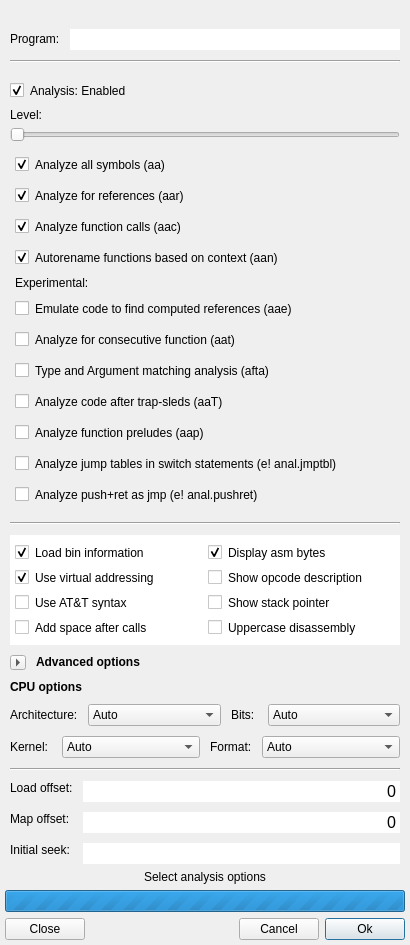
<?xml version="1.0" encoding="UTF-8"?>
<ui version="4.0">
 <class>OptionsDialog</class>
 <widget class="QDialog" name="OptionsDialog">
  <property name="geometry">
   <rect>
    <x>0</x>
    <y>0</y>
    <width>576</width>
    <height>1167</height>
   </rect>
  </property>
  <property name="sizePolicy">
   <sizepolicy hsizetype="Minimum" vsizetype="Preferred">
    <horstretch>0</horstretch>
    <verstretch>0</verstretch>
   </sizepolicy>
  </property>
  <property name="minimumSize">
   <size>
    <width>400</width>
    <height>0</height>
   </size>
  </property>
  <property name="windowTitle">
   <string>Load Options</string>
  </property>
  <property name="windowIcon">
   <iconset resource="resources.qrc">
    <normaloff>:/new/prefix1/img/logo-small.png</normaloff>:/new/prefix1/img/logo-small.png</iconset>
  </property>
  <property name="autoFillBackground">
   <bool>false</bool>
  </property>
  <property name="styleSheet">
   <string notr="true">QCheckBox {
    margin-top: 5px;
    margin-bottom: 5px;
}</string>
  </property>
  <layout class="QVBoxLayout" name="verticalLayout_5">
   <property name="sizeConstraint">
    <enum>QLayout::SetFixedSize</enum>
   </property>
   <property name="leftMargin">
    <number>5</number>
   </property>
   <property name="topMargin">
    <number>5</number>
   </property>
   <property name="rightMargin">
    <number>5</number>
   </property>
   <property name="bottomMargin">
    <number>5</number>
   </property>
   <item>
    <layout class="QGridLayout" name="gridLayout_2">
     <property name="spacing">
      <number>5</number>
     </property>
     <item row="0" column="1">
      <layout class="QVBoxLayout" name="verticalLayout_3">
       <property name="spacing">
        <number>0</number>
       </property>
       <property name="topMargin">
        <number>0</number>
       </property>
       <property name="bottomMargin">
        <number>0</number>
       </property>
       <item>
        <widget class="QLabel" name="logo">
         <property name="sizePolicy">
          <sizepolicy hsizetype="Fixed" vsizetype="Preferred">
           <horstretch>0</horstretch>
           <verstretch>0</verstretch>
          </sizepolicy>
         </property>
         <property name="minimumSize">
          <size>
           <width>400</width>
           <height>0</height>
          </size>
         </property>
         <property name="maximumSize">
          <size>
           <width>400</width>
           <height>16777215</height>
          </size>
         </property>
         <property name="text">
          <string/>
         </property>
         <property name="pixmap">
          <pixmap resource="resources.qrc">:/new/prefix1/img/logo-small.png</pixmap>
         </property>
         <property name="alignment">
          <set>Qt::AlignCenter</set>
         </property>
        </widget>
       </item>
       <item>
        <widget class="QFrame" name="frame">
         <property name="sizePolicy">
          <sizepolicy hsizetype="Preferred" vsizetype="Fixed">
           <horstretch>0</horstretch>
           <verstretch>0</verstretch>
          </sizepolicy>
         </property>
         <property name="frameShape">
          <enum>QFrame::NoFrame</enum>
         </property>
         <property name="frameShadow">
          <enum>QFrame::Plain</enum>
         </property>
         <layout class="QVBoxLayout" name="verticalLayout">
          <property name="spacing">
           <number>10</number>
          </property>
          <property name="sizeConstraint">
           <enum>QLayout::SetDefaultConstraint</enum>
          </property>
          <property name="leftMargin">
           <number>5</number>
          </property>
          <property name="topMargin">
           <number>5</number>
          </property>
          <property name="rightMargin">
           <number>5</number>
          </property>
          <property name="bottomMargin">
           <number>0</number>
          </property>
          <item>
           <layout class="QHBoxLayout" name="horizontalLayout">
            <property name="topMargin">
             <number>5</number>
            </property>
            <item>
             <widget class="QLabel" name="programLabel">
              <property name="sizePolicy">
               <sizepolicy hsizetype="Preferred" vsizetype="Fixed">
                <horstretch>0</horstretch>
                <verstretch>0</verstretch>
               </sizepolicy>
              </property>
              <property name="text">
               <string>Program:</string>
              </property>
             </widget>
            </item>
            <item>
             <widget class="QLineEdit" name="programLineEdit">
              <property name="font">
               <font>
                <pointsize>12</pointsize>
               </font>
              </property>
              <property name="text">
               <string notr="true"/>
              </property>
              <property name="frame">
               <bool>false</bool>
              </property>
              <property name="readOnly">
               <bool>true</bool>
              </property>
              <property name="clearButtonEnabled">
               <bool>false</bool>
              </property>
             </widget>
            </item>
           </layout>
          </item>
          <item>
           <widget class="Line" name="line_3">
            <property name="orientation">
             <enum>Qt::Horizontal</enum>
            </property>
           </widget>
          </item>
          <item>
           <layout class="QVBoxLayout" name="verticalLayout_6">
            <property name="spacing">
             <number>5</number>
            </property>
            <item>
             <layout class="QVBoxLayout" name="verticalLayout_4">
              <property name="spacing">
               <number>5</number>
              </property>
              <property name="sizeConstraint">
               <enum>QLayout::SetDefaultConstraint</enum>
              </property>
              <item>
               <widget class="Line" name="line">
                <property name="orientation">
                 <enum>Qt::Vertical</enum>
                </property>
               </widget>
              </item>
              <item>
               <widget class="QCheckBox" name="analCheckBox">
                <property name="sizePolicy">
                 <sizepolicy hsizetype="Expanding" vsizetype="Fixed">
                  <horstretch>0</horstretch>
                  <verstretch>0</verstretch>
                 </sizepolicy>
                </property>
                <property name="layoutDirection">
                 <enum>Qt::LeftToRight</enum>
                </property>
                <property name="styleSheet">
                 <string notr="true"/>
                </property>
                <property name="text">
                 <string>Analysis: Enabled</string>
                </property>
                <property name="checked">
                 <bool>true</bool>
                </property>
               </widget>
              </item>
              <item>
               <widget class="QLabel" name="analDescription">
                <property name="sizePolicy">
                 <sizepolicy hsizetype="Expanding" vsizetype="Fixed">
                  <horstretch>0</horstretch>
                  <verstretch>0</verstretch>
                 </sizepolicy>
                </property>
                <property name="text">
                 <string>Level: </string>
                </property>
               </widget>
              </item>
             </layout>
            </item>
            <item>
             <widget class="QSlider" name="analSlider">
              <property name="sizePolicy">
               <sizepolicy hsizetype="MinimumExpanding" vsizetype="Fixed">
                <horstretch>0</horstretch>
                <verstretch>0</verstretch>
               </sizepolicy>
              </property>
              <property name="minimum">
               <number>0</number>
              </property>
              <property name="maximum">
               <number>3</number>
              </property>
              <property name="pageStep">
               <number>1</number>
              </property>
              <property name="value">
               <number>0</number>
              </property>
              <property name="orientation">
               <enum>Qt::Horizontal</enum>
              </property>
              <property name="invertedAppearance">
               <bool>false</bool>
              </property>
              <property name="tickPosition">
               <enum>QSlider::NoTicks</enum>
              </property>
             </widget>
            </item>
            <item>
             <widget class="QFrame" name="analoptionsFrame">
              <property name="enabled">
               <bool>true</bool>
              </property>
              <property name="sizePolicy">
               <sizepolicy hsizetype="MinimumExpanding" vsizetype="Fixed">
                <horstretch>0</horstretch>
                <verstretch>0</verstretch>
               </sizepolicy>
              </property>
              <layout class="QVBoxLayout" name="verticalLayout_7">
               <property name="spacing">
                <number>6</number>
               </property>
               <property name="leftMargin">
                <number>5</number>
               </property>
               <property name="topMargin">
                <number>5</number>
               </property>
               <property name="rightMargin">
                <number>5</number>
               </property>
               <property name="bottomMargin">
                <number>5</number>
               </property>
               <item>
                <widget class="QCheckBox" name="aa_symbols">
                 <property name="text">
                  <string>Analyze all symbols (aa)</string>
                 </property>
                 <property name="checked">
                  <bool>true</bool>
                 </property>
                </widget>
               </item>
               <item>
                <widget class="QCheckBox" name="aar_references">
                 <property name="text">
                  <string>Analyze for references (aar)</string>
                 </property>
                 <property name="checked">
                  <bool>true</bool>
                 </property>
                </widget>
               </item>
               <item>
                <widget class="QCheckBox" name="aac_calls">
                 <property name="text">
                  <string>Analyze function calls (aac)</string>
                 </property>
                 <property name="checked">
                  <bool>true</bool>
                 </property>
                </widget>
               </item>
               <item>
                <widget class="QCheckBox" name="aan_rename">
                 <property name="text">
                  <string>Autorename functions based on context (aan)</string>
                 </property>
                 <property name="checked">
                  <bool>true</bool>
                 </property>
                </widget>
               </item>
               <item>
                <widget class="QLabel" name="label">
                 <property name="text">
                  <string>Experimental:</string>
                 </property>
                </widget>
               </item>
               <item>
                <widget class="QCheckBox" name="aae_emulate">
                 <property name="text">
                  <string>Emulate code to find computed references (aae)</string>
                 </property>
                </widget>
               </item>
               <item>
                <widget class="QCheckBox" name="aat_consecutive">
                 <property name="text">
                  <string>Analyze for consecutive function (aat)</string>
                 </property>
                </widget>
               </item>
               <item>
                <widget class="QCheckBox" name="afta_typeargument">
                 <property name="text">
                  <string>Type and Argument matching analysis (afta)</string>
                 </property>
                </widget>
               </item>
               <item>
                <widget class="QCheckBox" name="aaT_aftertrap">
                 <property name="text">
                  <string>Analyze code after trap-sleds (aaT)</string>
                 </property>
                </widget>
               </item>
               <item>
                <widget class="QCheckBox" name="aap_preludes">
                 <property name="text">
                  <string>Analyze function preludes (aap)</string>
                 </property>
                </widget>
               </item>
               <item>
                <widget class="QCheckBox" name="jmptbl">
                 <property name="text">
                  <string>Analyze jump tables in switch statements (e! anal.jmptbl)</string>
                 </property>
                </widget>
               </item>
               <item>
                <widget class="QCheckBox" name="pushret">
                 <property name="text">
                  <string>Analyze push+ret as jmp (e! anal.pushret)</string>
                 </property>
                </widget>
               </item>
              </layout>
             </widget>
            </item>
           </layout>
          </item>
          <item>
           <widget class="Line" name="line_4">
            <property name="orientation">
             <enum>Qt::Horizontal</enum>
            </property>
           </widget>
          </item>
          <item>
           <layout class="QHBoxLayout" name="horizontalLayout_7">
            <property name="spacing">
             <number>0</number>
            </property>
            <item>
             <widget class="QFrame" name="frame_2">
              <property name="sizePolicy">
               <sizepolicy hsizetype="MinimumExpanding" vsizetype="Fixed">
                <horstretch>0</horstretch>
                <verstretch>0</verstretch>
               </sizepolicy>
              </property>
              <property name="layoutDirection">
               <enum>Qt::LeftToRight</enum>
              </property>
              <property name="styleSheet">
               <string notr="true">background-color: rgb(255, 255, 255);
color: rgb(0, 0, 0);</string>
              </property>
              <property name="frameShape">
               <enum>QFrame::NoFrame</enum>
              </property>
              <property name="frameShadow">
               <enum>QFrame::Plain</enum>
              </property>
              <layout class="QVBoxLayout" name="verticalLayout_2">
               <property name="leftMargin">
                <number>5</number>
               </property>
               <property name="topMargin">
                <number>5</number>
               </property>
               <property name="rightMargin">
                <number>5</number>
               </property>
               <property name="bottomMargin">
                <number>5</number>
               </property>
               <item>
                <layout class="QHBoxLayout" name="horizontalLayout_5">
                 <property name="sizeConstraint">
                  <enum>QLayout::SetMinimumSize</enum>
                 </property>
                 <item>
                  <layout class="QFormLayout" name="formLayout">
                   <property name="sizeConstraint">
                    <enum>QLayout::SetMinimumSize</enum>
                   </property>
                   <property name="fieldGrowthPolicy">
                    <enum>QFormLayout::FieldsStayAtSizeHint</enum>
                   </property>
                   <property name="labelAlignment">
                    <set>Qt::AlignLeading|Qt::AlignLeft|Qt::AlignTop</set>
                   </property>
                   <property name="formAlignment">
                    <set>Qt::AlignLeading|Qt::AlignLeft|Qt::AlignTop</set>
                   </property>
                   <property name="verticalSpacing">
                    <number>0</number>
                   </property>
                   <item row="13" column="0">
                    <widget class="QCheckBox" name="attCheckBox">
                     <property name="toolTip">
                      <string notr="true"/>
                     </property>
                     <property name="accessibleDescription">
                      <string notr="true"/>
                     </property>
                     <property name="text">
                      <string notr="true">Use AT&amp;&amp;T syntax</string>
                     </property>
                    </widget>
                   </item>
                   <item row="12" column="0">
                    <widget class="QCheckBox" name="vaCheckBox">
                     <property name="styleSheet">
                      <string notr="true"/>
                     </property>
                     <property name="text">
                      <string>Use virtual addressing</string>
                     </property>
                     <property name="checked">
                      <bool>true</bool>
                     </property>
                    </widget>
                   </item>
                   <item row="11" column="0">
                    <widget class="QCheckBox" name="binCheckBox">
                     <property name="text">
                      <string>Load bin information</string>
                     </property>
                     <property name="checked">
                      <bool>true</bool>
                     </property>
                    </widget>
                   </item>
                   <item row="14" column="0">
                    <widget class="QCheckBox" name="spacyCheckBox">
                     <property name="text">
                      <string>Add space after calls</string>
                     </property>
                    </widget>
                   </item>
                  </layout>
                 </item>
                 <item>
                  <layout class="QFormLayout" name="formLayout_3">
                   <property name="sizeConstraint">
                    <enum>QLayout::SetMinimumSize</enum>
                   </property>
                   <property name="labelAlignment">
                    <set>Qt::AlignLeading|Qt::AlignLeft|Qt::AlignTop</set>
                   </property>
                   <property name="formAlignment">
                    <set>Qt::AlignLeading|Qt::AlignLeft|Qt::AlignTop</set>
                   </property>
                   <property name="verticalSpacing">
                    <number>0</number>
                   </property>
                   <property name="leftMargin">
                    <number>0</number>
                   </property>
                   <item row="0" column="0">
                    <widget class="QCheckBox" name="bytesCheckBox">
                     <property name="text">
                      <string>Display asm bytes</string>
                     </property>
                     <property name="checked">
                      <bool>true</bool>
                     </property>
                    </widget>
                   </item>
                   <item row="1" column="0">
                    <widget class="QCheckBox" name="descriptionCheckBox">
                     <property name="text">
                      <string>Show opcode description</string>
                     </property>
                    </widget>
                   </item>
                   <item row="2" column="0">
                    <widget class="QCheckBox" name="stackCheckBox">
                     <property name="text">
                      <string>Show stack pointer</string>
                     </property>
                    </widget>
                   </item>
                   <item row="3" column="0">
                    <widget class="QCheckBox" name="ucaseCheckBox">
                     <property name="text">
                      <string>Uppercase disassembly</string>
                     </property>
                    </widget>
                   </item>
                  </layout>
                 </item>
                </layout>
               </item>
              </layout>
             </widget>
            </item>
           </layout>
          </item>
          <item>
           <layout class="QHBoxLayout" name="horizontalLayout_6">
            <property name="topMargin">
             <number>0</number>
            </property>
            <item>
             <widget class="QToolButton" name="AdvOptButton">
              <property name="text">
               <string>...</string>
              </property>
              <property name="iconSize">
               <size>
                <width>8</width>
                <height>8</height>
               </size>
              </property>
              <property name="checkable">
               <bool>true</bool>
              </property>
              <property name="arrowType">
               <enum>Qt::RightArrow</enum>
              </property>
             </widget>
            </item>
            <item>
             <widget class="QLabel" name="label_5">
              <property name="sizePolicy">
               <sizepolicy hsizetype="Preferred" vsizetype="Fixed">
                <horstretch>0</horstretch>
                <verstretch>0</verstretch>
               </sizepolicy>
              </property>
              <property name="font">
               <font>
                <weight>75</weight>
                <bold>true</bold>
               </font>
              </property>
              <property name="text">
               <string>Advanced options</string>
              </property>
             </widget>
            </item>
           </layout>
          </item>
          <item>
           <widget class="QFrame" name="hideFrame">
            <layout class="QVBoxLayout" name="hideLayout">
             <property name="spacing">
              <number>10</number>
             </property>
             <property name="leftMargin">
              <number>0</number>
             </property>
             <property name="topMargin">
              <number>0</number>
             </property>
             <property name="rightMargin">
              <number>0</number>
             </property>
             <property name="bottomMargin">
              <number>0</number>
             </property>
             <item>
              <widget class="QLabel" name="label_2">
               <property name="sizePolicy">
                <sizepolicy hsizetype="Preferred" vsizetype="Fixed">
                 <horstretch>0</horstretch>
                 <verstretch>0</verstretch>
                </sizepolicy>
               </property>
               <property name="font">
                <font>
                 <weight>75</weight>
                 <bold>true</bold>
                </font>
               </property>
               <property name="toolTip">
                <string notr="true"/>
               </property>
               <property name="accessibleDescription">
                <string notr="true"/>
               </property>
               <property name="text">
                <string>CPU options</string>
               </property>
              </widget>
             </item>
             <item>
              <layout class="QHBoxLayout" name="horizontalLayout_2">
               <item>
                <widget class="QLabel" name="processorLabel">
                 <property name="sizePolicy">
                  <sizepolicy hsizetype="Fixed" vsizetype="Fixed">
                   <horstretch>0</horstretch>
                   <verstretch>0</verstretch>
                  </sizepolicy>
                 </property>
                 <property name="text">
                  <string>Architecture:</string>
                 </property>
                </widget>
               </item>
               <item>
                <widget class="QComboBox" name="processorComboBox">
                 <property name="currentText">
                  <string notr="true">Auto</string>
                 </property>
                 <item>
                  <property name="text">
                   <string>Auto</string>
                  </property>
                 </item>
                </widget>
               </item>
               <item>
                <widget class="QLabel" name="bitLabel">
                 <property name="sizePolicy">
                  <sizepolicy hsizetype="Fixed" vsizetype="Fixed">
                   <horstretch>0</horstretch>
                   <verstretch>0</verstretch>
                  </sizepolicy>
                 </property>
                 <property name="text">
                  <string notr="true">Bits: </string>
                 </property>
                </widget>
               </item>
               <item>
                <widget class="QComboBox" name="bitsComboBox">
                 <item>
                  <property name="text">
                   <string>Auto</string>
                  </property>
                 </item>
                 <item>
                  <property name="text">
                   <string>8</string>
                  </property>
                 </item>
                 <item>
                  <property name="text">
                   <string>16</string>
                  </property>
                 </item>
                 <item>
                  <property name="text">
                   <string>32</string>
                  </property>
                 </item>
                 <item>
                  <property name="text">
                   <string>64</string>
                  </property>
                 </item>
                </widget>
               </item>
              </layout>
             </item>
             <item>
              <layout class="QHBoxLayout" name="horizontalLayout_3">
               <property name="topMargin">
                <number>0</number>
               </property>
               <item>
                <widget class="QLabel" name="kernelLabel">
                 <property name="sizePolicy">
                  <sizepolicy hsizetype="Fixed" vsizetype="Fixed">
                   <horstretch>0</horstretch>
                   <verstretch>0</verstretch>
                  </sizepolicy>
                 </property>
                 <property name="text">
                  <string>Kernel: </string>
                 </property>
                </widget>
               </item>
               <item>
                <widget class="QComboBox" name="kernelComboBox">
                 <property name="editable">
                  <bool>false</bool>
                 </property>
                 <property name="currentText">
                  <string notr="true">Auto</string>
                 </property>
                 <item>
                  <property name="text">
                   <string>Auto</string>
                  </property>
                 </item>
                 <item>
                  <property name="text">
                   <string>Linux</string>
                  </property>
                 </item>
                 <item>
                  <property name="text">
                   <string>BSD</string>
                  </property>
                 </item>
                 <item>
                  <property name="text">
                   <string>OS X</string>
                  </property>
                 </item>
                 <item>
                  <property name="text">
                   <string>Windows</string>
                  </property>
                 </item>
                </widget>
               </item>
               <item>
                <widget class="QLabel" name="formatLabel">
                 <property name="sizePolicy">
                  <sizepolicy hsizetype="Fixed" vsizetype="Fixed">
                   <horstretch>0</horstretch>
                   <verstretch>0</verstretch>
                  </sizepolicy>
                 </property>
                 <property name="text">
                  <string>Format:</string>
                 </property>
                </widget>
               </item>
               <item>
                <widget class="QComboBox" name="formatComboBox">
                 <property name="currentText">
                  <string notr="true">Auto</string>
                 </property>
                 <item>
                  <property name="text">
                   <string>Auto</string>
                  </property>
                 </item>
                </widget>
               </item>
              </layout>
             </item>
             <item>
              <widget class="Line" name="line_2">
               <property name="orientation">
                <enum>Qt::Horizontal</enum>
               </property>
              </widget>
             </item>
             <item>
              <layout class="QFormLayout" name="formLayout_2">
               <property name="sizeConstraint">
                <enum>QLayout::SetDefaultConstraint</enum>
               </property>
               <property name="fieldGrowthPolicy">
                <enum>QFormLayout::ExpandingFieldsGrow</enum>
               </property>
               <property name="labelAlignment">
                <set>Qt::AlignLeading|Qt::AlignLeft|Qt::AlignTop</set>
               </property>
               <property name="formAlignment">
                <set>Qt::AlignLeading|Qt::AlignLeft|Qt::AlignTop</set>
               </property>
               <property name="verticalSpacing">
                <number>10</number>
               </property>
               <property name="topMargin">
                <number>0</number>
               </property>
               <item row="0" column="0">
                <widget class="QLabel" name="offsetLabel">
                 <property name="sizePolicy">
                  <sizepolicy hsizetype="Fixed" vsizetype="Fixed">
                   <horstretch>0</horstretch>
                   <verstretch>0</verstretch>
                  </sizepolicy>
                 </property>
                 <property name="text">
                  <string>Load offset:</string>
                 </property>
                </widget>
               </item>
               <item row="0" column="1">
                <widget class="QLineEdit" name="entry_loadOffset">
                 <property name="font">
                  <font>
                   <pointsize>12</pointsize>
                  </font>
                 </property>
                 <property name="inputMask">
                  <string notr="true"/>
                 </property>
                 <property name="text">
                  <string notr="true">0</string>
                 </property>
                 <property name="frame">
                  <bool>false</bool>
                 </property>
                 <property name="alignment">
                  <set>Qt::AlignRight|Qt::AlignTrailing|Qt::AlignVCenter</set>
                 </property>
                </widget>
               </item>
               <item row="1" column="0">
                <widget class="QLabel" name="mapLabel">
                 <property name="sizePolicy">
                  <sizepolicy hsizetype="Fixed" vsizetype="Fixed">
                   <horstretch>0</horstretch>
                   <verstretch>0</verstretch>
                  </sizepolicy>
                 </property>
                 <property name="minimumSize">
                  <size>
                   <width>0</width>
                   <height>0</height>
                  </size>
                 </property>
                 <property name="text">
                  <string>Map offset:</string>
                 </property>
                </widget>
               </item>
               <item row="1" column="1">
                <widget class="QLineEdit" name="entry_mapOffset">
                 <property name="font">
                  <font>
                   <pointsize>12</pointsize>
                  </font>
                 </property>
                 <property name="text">
                  <string>0</string>
                 </property>
                 <property name="frame">
                  <bool>false</bool>
                 </property>
                 <property name="alignment">
                  <set>Qt::AlignRight|Qt::AlignTrailing|Qt::AlignVCenter</set>
                 </property>
                </widget>
               </item>
               <item row="2" column="0">
                <widget class="QLabel" name="seekLabel">
                 <property name="sizePolicy">
                  <sizepolicy hsizetype="Preferred" vsizetype="Fixed">
                   <horstretch>0</horstretch>
                   <verstretch>0</verstretch>
                  </sizepolicy>
                 </property>
                 <property name="text">
                  <string>Initial seek:</string>
                 </property>
                </widget>
               </item>
               <item row="2" column="1">
                <widget class="QLineEdit" name="entry_initialSeek">
                 <property name="font">
                  <font>
                   <pointsize>12</pointsize>
                  </font>
                 </property>
                 <property name="inputMask">
                  <string notr="true"/>
                 </property>
                 <property name="text">
                  <string notr="true"/>
                 </property>
                 <property name="frame">
                  <bool>false</bool>
                 </property>
                 <property name="alignment">
                  <set>Qt::AlignRight|Qt::AlignTrailing|Qt::AlignVCenter</set>
                 </property>
                </widget>
               </item>
              </layout>
             </item>
            </layout>
           </widget>
          </item>
         </layout>
        </widget>
       </item>
      </layout>
     </item>
    </layout>
   </item>
   <item>
    <widget class="QLabel" name="statusLabel">
     <property name="sizePolicy">
      <sizepolicy hsizetype="Preferred" vsizetype="Fixed">
       <horstretch>0</horstretch>
       <verstretch>0</verstretch>
      </sizepolicy>
     </property>
     <property name="text">
      <string>Select analysis options</string>
     </property>
     <property name="alignment">
      <set>Qt::AlignCenter</set>
     </property>
    </widget>
   </item>
   <item>
    <widget class="QProgressBar" name="progressBar">
     <property name="enabled">
      <bool>true</bool>
     </property>
     <property name="styleSheet">
      <string notr="true"/>
     </property>
     <property name="maximum">
      <number>0</number>
     </property>
     <property name="value">
      <number>0</number>
     </property>
     <property name="invertedAppearance">
      <bool>false</bool>
     </property>
    </widget>
   </item>
   <item>
    <layout class="QHBoxLayout" name="horizontalLayout_4">
     <property name="topMargin">
      <number>0</number>
     </property>
     <item>
      <widget class="QPushButton" name="closeButton">
       <property name="text">
        <string>Close</string>
       </property>
      </widget>
     </item>
     <item>
      <spacer name="horizontalSpacer_3">
       <property name="orientation">
        <enum>Qt::Horizontal</enum>
       </property>
       <property name="sizeHint" stdset="0">
        <size>
         <width>40</width>
         <height>20</height>
        </size>
       </property>
      </spacer>
     </item>
     <item>
      <widget class="QPushButton" name="cancelButton">
       <property name="text">
        <string>Cancel</string>
       </property>
       <property name="default">
        <bool>false</bool>
       </property>
       <property name="flat">
        <bool>false</bool>
       </property>
      </widget>
     </item>
     <item>
      <widget class="QPushButton" name="okButton">
       <property name="text">
        <string>  Ok  </string>
       </property>
       <property name="default">
        <bool>true</bool>
       </property>
      </widget>
     </item>
    </layout>
   </item>
  </layout>
 </widget>
 <resources>
  <include location="resources.qrc"/>
 </resources>
 <connections/>
</ui>
